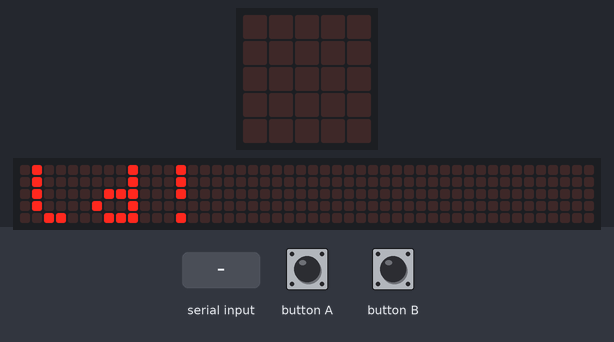
A program run on a simulated BBC micro:bit (MakeCode). Parts: the board's 5×5 LED display, a strip that is not on the board, showing the scrolling text unrolled. The inputs (shaded band) are chosen by the test bench. The 48×5 strip is a reading aid, not a part: it shows the text the display is scrolling, unrolled, one strip-width of it at a time.

Above: at 10.1 s.
12.1 s: "1\n" received over the second serial link
At 13.0 s:
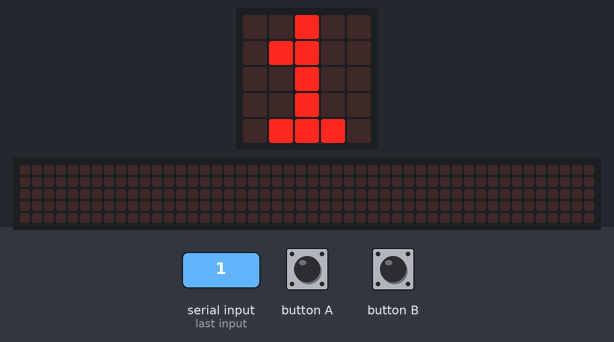
13.6 s: "0\n" received over the second serial link
At 14.5 s:
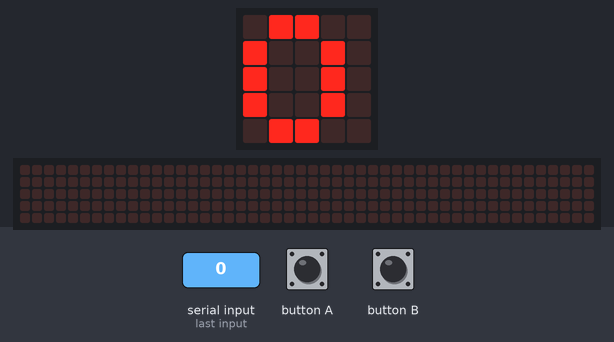
Timing chart, 0 to 16.6 s (numbered marks = the images above; inputs shaded):
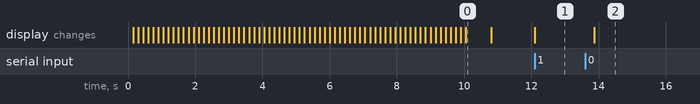

The program:

main.ts
```typescript
input.onButtonPressed(Button.A, function () {
    serial.writeNumber(1)
})
input.onButtonPressed(Button.B, function () {
    serial.writeNumber(2)
})
basic.showString("helloworld!")
serial.redirect(
SerialPin.P0,
SerialPin.P1,
BaudRate.BaudRate115200
)
basic.forever(function () {
    basic.showString(serial.readUntil(serial.delimiters(Delimiters.NewLine)))
    basic.pause(1000)
})
```

test.ts
```typescript
// 테스트는 여기로 이동합니다; 이 패키지가 확장으로 사용될 때 컴파일되지 않을 것 입니다.
```

Measured:
- after the input at 12.1 s, the display: changes at once (image 1)
- after the input at 13.6 s, the display: changes after 0.27 s (image 2)
- what the display in image 0 shows lasts 0.7 s, from 10.1 s to 10.8 s
